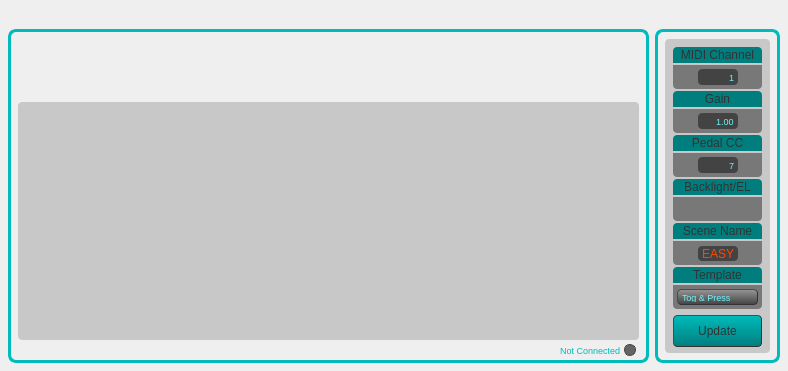
<?xml version="1.0" encoding="UTF-8"?>
<ui version="4.0">
 <class>MainWindow</class>
 <widget class="QMainWindow" name="MainWindow">
  <property name="geometry">
   <rect>
    <x>0</x>
    <y>0</y>
    <width>788</width>
    <height>371</height>
   </rect>
  </property>
  <property name="windowTitle">
   <string>MainWindow</string>
  </property>
  <widget class="QWidget" name="centralWidget">
   <property name="styleSheet">
    <string notr="true">QWidget
{
	background-color: qlineargradient(spread: pan, 
															x1:0, y1:0, x2:1, y2:1, 
															stop:0 rgba(50,50, 50, 255), 
															stop:0.5 rgba(30, 30,30, 255),
															stop:1 rgba(50,50,50, 255)
															);
}

/* ---------- QLabels ------------*/
QLabel
{
	background:		rgba(0,0,0,0);
	color: 				rgba(67, 67, 67, 255);
	font: 				7pt &quot;Arial&quot;;
	border:				none;
}

QLabel:hover
{
	border:				none;
}  

/* ---------- QSpinBox ------------*/
QSpinBox
{
	font-family:&quot;Arial&quot;;
	border-radius:4.0;
	border-color:black;
	background-color: rgba(67, 67, 67, 255);
	font-size: 9px;
	color: rgb(108, 243, 255);;
	padding:0, 0, 0, 0;
	border: none;
}

QSpinBox:hover
{
	border:				none;
}  

/* ---------- QDoubleSpinBox ------------*/
QDoubleSpinBox
{
	font-family:&quot;Arial&quot;;
	border-radius:4.0;
	border-color:black;
	background-color: rgba(67, 67, 67, 255);
	font-size:9px;
	color: rgb(108, 243, 255);;
	padding:0, 0, 0, 0;
	border: none;
}

QDoubleSpinBox:hover
{
	border:				none;
}  

/* ---------- QLineEdit ------------*/
QLineEdit
{
	font: 9pt &quot;Courier&quot;;
	border-radius:4.0;
	border-color:black;
	background-color: rgba(67, 67, 67, 255);;
	/*color: rgb(108, 243, 255);*/
	color: rgb(255, 70, 0);
	padding-left: 2px;
	border: none;
}

QLineEdit:hover
{
	border:				none;
}  

/* ---------- QCheckBox ------------*/
QCheckBox
{
	font-family:&quot;Arial&quot;;
	border-radius:4.0;
	border-color:black;
	background-color: rgba(67, 67, 67, 0);
	font-size: 11px;
	color: white;
	padding:0, 3, 0, 0;
	border: none;
}

QCheckBox:hover
{
	border:				none;
} 
</string>
   </property>
   <widget class="QFrame" name="settingsFrame">
    <property name="geometry">
     <rect>
      <x>655</x>
      <y>29</y>
      <width>125</width>
      <height>334</height>
     </rect>
    </property>
    <property name="styleSheet">
     <string notr="true">QFrame {
		background-color: qlineargradient(spread: pan, 
															x1:0, y1:0, x2:1, y2:1, 
															stop:0 rgba(100,100, 100, 255), 
															stop:0.5 rgba(70, 70,70, 255),
															stop:1 rgba(100,100,100, 255)
															);
	border-bottom-left-radius:8.0;
	border-bottom-right-radius:8.0;
	border-top-left-radius:8.0;
	border-top-right-radius:8.0;
	border: 3px solid rgb(0, 187, 187);
}</string>
    </property>
    <property name="frameShape">
     <enum>QFrame::StyledPanel</enum>
    </property>
    <property name="frameShadow">
     <enum>QFrame::Raised</enum>
    </property>
    <widget class="QFrame" name="settingsSubFrame">
     <property name="geometry">
      <rect>
       <x>10</x>
       <y>10</y>
       <width>105</width>
       <height>314</height>
      </rect>
     </property>
     <property name="styleSheet">
      <string notr="true">QFrame {
	background:rgba(200, 200, 200, 255);
	border-bottom-left-radius:4.0;
	border-bottom-right-radius:4.0;
	border-top-left-radius:4.0;
	border-top-right-radius:4.0;
	border:none;


}
</string>
     </property>
     <property name="frameShape">
      <enum>QFrame::StyledPanel</enum>
     </property>
     <property name="frameShadow">
      <enum>QFrame::Raised</enum>
     </property>
     <widget class="QLabel" name="backlightLabel">
      <property name="geometry">
       <rect>
        <x>8</x>
        <y>140</y>
        <width>89</width>
        <height>16</height>
       </rect>
      </property>
      <property name="styleSheet">
       <string notr="true">QFrame {
	background:rgb(0, 126, 126);
border-top-left-radius:4.0;
border-top-right-radius:4.0;
border-bottom-left-radius:0;
border-bottom-right-radius:0;
border: none;
color: rgba(50,50,50);
}</string>
      </property>
      <property name="text">
       <string>Backlight/EL</string>
      </property>
      <property name="alignment">
       <set>Qt::AlignCenter</set>
      </property>
     </widget>
     <widget class="QFrame" name="backlightFrame">
      <property name="geometry">
       <rect>
        <x>8</x>
        <y>158</y>
        <width>89</width>
        <height>24</height>
       </rect>
      </property>
      <property name="styleSheet">
       <string notr="true">QFrame {
	background: rgba(120, 120, 120, 255);
	border-bottom-left-radius:4.0;
	border-bottom-right-radius:4.0;
	border-top-left-radius:0;
	border-top-right-radius:0;
	border: none;
}</string>
      </property>
      <property name="frameShape">
       <enum>QFrame::StyledPanel</enum>
      </property>
      <property name="frameShadow">
       <enum>QFrame::Raised</enum>
      </property>
      <widget class="QCheckBox" name="backlight">
       <property name="geometry">
        <rect>
         <x>38</x>
         <y>4</y>
         <width>21</width>
         <height>20</height>
        </rect>
       </property>
       <property name="text">
        <string/>
       </property>
      </widget>
     </widget>
     <widget class="QFrame" name="templateFrame">
      <property name="geometry">
       <rect>
        <x>8</x>
        <y>246</y>
        <width>89</width>
        <height>24</height>
       </rect>
      </property>
      <property name="styleSheet">
       <string notr="true">QFrame {
	background: rgba(120, 120, 120, 255);
	border-bottom-left-radius:4.0;
	border-bottom-right-radius:4.0;
	border-top-left-radius:0;
	border-top-right-radius:0;
	border: none;
}</string>
      </property>
      <property name="frameShape">
       <enum>QFrame::StyledPanel</enum>
      </property>
      <property name="frameShadow">
       <enum>QFrame::Raised</enum>
      </property>
      <widget class="QComboBox" name="template_2">
       <property name="geometry">
        <rect>
         <x>4</x>
         <y>4</y>
         <width>81</width>
         <height>16</height>
        </rect>
       </property>
       <property name="styleSheet">
        <string notr="true">QComboBox
{

	font-family: &quot;Arial&quot;;
	font-size: 9px;
	background: qlineargradient(spread:repeat, x1:1, y1:0, x2:1, y2:1, stop:0 rgba(150, 150, 150, 255), stop:1 rgba(67, 67, 67, 255));
	padding: 2px 4px;
	border-style: outset;
	border-radius: 4px;
	border-width: 1px;
	border-color: rgb(50,50,50);
		color: rgb(108, 243, 255);;
}

QComboBox::down-arrow {
	image: url(noimage);
	
	background-color: rgb(121, 121,0 ,0);
}

QComboBox::drop-down {
	border-radius:0;
    border-left-color: darkgray;
    border-left-style: solid; 
	margin: 0px;
	padding: 0px;
	background-color: rgb(121, 121,0 ,0);
	color: rgb(108, 243, 255);;
}</string>
       </property>
       <item>
        <property name="text">
         <string>Tog &amp; Press</string>
        </property>
       </item>
       <item>
        <property name="text">
         <string>Faders</string>
        </property>
       </item>
      </widget>
     </widget>
     <widget class="QLabel" name="templateLabel">
      <property name="geometry">
       <rect>
        <x>8</x>
        <y>228</y>
        <width>89</width>
        <height>16</height>
       </rect>
      </property>
      <property name="styleSheet">
       <string notr="true">QFrame {
	background:rgb(0, 126, 126);
border-top-left-radius:4.0;
border-top-right-radius:4.0;
border-bottom-left-radius:0;
border-bottom-right-radius:0;
border: none;
color: rgba(50,50,50);
}</string>
      </property>
      <property name="text">
       <string>Template</string>
      </property>
      <property name="alignment">
       <set>Qt::AlignCenter</set>
      </property>
     </widget>
     <widget class="QFrame" name="gainFrame">
      <property name="geometry">
       <rect>
        <x>8</x>
        <y>70</y>
        <width>89</width>
        <height>24</height>
       </rect>
      </property>
      <property name="styleSheet">
       <string notr="true">QFrame {
	background: rgba(120, 120, 120, 255);
	border-bottom-left-radius:4.0;
	border-bottom-right-radius:4.0;
	border-top-left-radius:0;
	border-top-right-radius:0;
	border: none;
}</string>
      </property>
      <property name="frameShape">
       <enum>QFrame::StyledPanel</enum>
      </property>
      <property name="frameShadow">
       <enum>QFrame::Raised</enum>
      </property>
      <widget class="QDoubleSpinBox" name="gain">
       <property name="geometry">
        <rect>
         <x>25</x>
         <y>4</y>
         <width>40</width>
         <height>16</height>
        </rect>
       </property>
       <property name="alignment">
        <set>Qt::AlignRight|Qt::AlignTrailing|Qt::AlignVCenter</set>
       </property>
       <property name="buttonSymbols">
        <enum>QAbstractSpinBox::NoButtons</enum>
       </property>
       <property name="minimum">
        <double>0.500000000000000</double>
       </property>
       <property name="maximum">
        <double>2.550000000000000</double>
       </property>
       <property name="value">
        <double>1.000000000000000</double>
       </property>
      </widget>
     </widget>
     <widget class="QLabel" name="gainLabel">
      <property name="geometry">
       <rect>
        <x>8</x>
        <y>52</y>
        <width>89</width>
        <height>16</height>
       </rect>
      </property>
      <property name="styleSheet">
       <string notr="true">QFrame {
	background:rgb(0, 126, 126);
border-top-left-radius:4.0;
border-top-right-radius:4.0;
border-bottom-left-radius:0;
border-bottom-right-radius:0;
border: none;
color: rgba(50,50,50);
}</string>
      </property>
      <property name="text">
       <string>Gain</string>
      </property>
      <property name="alignment">
       <set>Qt::AlignCenter</set>
      </property>
     </widget>
     <widget class="QPushButton" name="update">
      <property name="geometry">
       <rect>
        <x>8</x>
        <y>276</y>
        <width>89</width>
        <height>32</height>
       </rect>
      </property>
      <property name="styleSheet">
       <string notr="true">QPushButton {
	font-family: &quot;Arial&quot;;
	font-size: 12px;
	background-color: qlineargradient(spread:repeat, x1:1, y1:0, x2:1, y2:1, stop:1 rgb(0, 126, 126), stop:0 rgb(0, 187, 187));
	border-style: outset;
	border-radius: 4.0;
	border-width: 1px;
	border-color: rgb(50, 50, 50);
	color: rgba(50,50,50);
}

QPushButton:pressed {
	background-color: qlineargradient(spread:repeat, x1:1, y1:0, x2:1, y2:1, stop:0 rgb(0, 126, 126), stop:1 rgb(0, 187, 187));
}</string>
      </property>
      <property name="text">
       <string>Update</string>
      </property>
     </widget>
     <widget class="QFrame" name="midiChannelFrame">
      <property name="geometry">
       <rect>
        <x>8</x>
        <y>26</y>
        <width>89</width>
        <height>24</height>
       </rect>
      </property>
      <property name="styleSheet">
       <string notr="true">QFrame {
	background: rgba(120, 120, 120, 255);
	border-bottom-left-radius:4.0;
	border-bottom-right-radius:4.0;
	border-top-left-radius:0;
	border-top-right-radius:0;
	border: none;
}</string>
      </property>
      <property name="frameShape">
       <enum>QFrame::StyledPanel</enum>
      </property>
      <property name="frameShadow">
       <enum>QFrame::Raised</enum>
      </property>
      <widget class="QSpinBox" name="midiChannel">
       <property name="geometry">
        <rect>
         <x>25</x>
         <y>4</y>
         <width>40</width>
         <height>16</height>
        </rect>
       </property>
       <property name="contextMenuPolicy">
        <enum>Qt::NoContextMenu</enum>
       </property>
       <property name="alignment">
        <set>Qt::AlignRight|Qt::AlignTrailing|Qt::AlignVCenter</set>
       </property>
       <property name="buttonSymbols">
        <enum>QAbstractSpinBox::NoButtons</enum>
       </property>
       <property name="minimum">
        <number>1</number>
       </property>
       <property name="maximum">
        <number>16</number>
       </property>
      </widget>
     </widget>
     <widget class="QLabel" name="gainLabel_2">
      <property name="geometry">
       <rect>
        <x>8</x>
        <y>8</y>
        <width>89</width>
        <height>16</height>
       </rect>
      </property>
      <property name="styleSheet">
       <string notr="true">QFrame {
	background:rgb(0, 126, 126);
border-top-left-radius:4.0;
border-top-right-radius:4.0;
border-bottom-left-radius:0;
border-bottom-right-radius:0;
border: none;
color: rgba(50,50,50);
}</string>
      </property>
      <property name="text">
       <string>MIDI Channel</string>
      </property>
      <property name="alignment">
       <set>Qt::AlignCenter</set>
      </property>
     </widget>
     <widget class="QFrame" name="pedalCCFrame">
      <property name="geometry">
       <rect>
        <x>8</x>
        <y>114</y>
        <width>89</width>
        <height>24</height>
       </rect>
      </property>
      <property name="styleSheet">
       <string notr="true">QFrame {
	background: rgba(120, 120, 120, 255);
	border-bottom-left-radius:4.0;
	border-bottom-right-radius:4.0;
	border-top-left-radius:0;
	border-top-right-radius:0;
	border: none;
}</string>
      </property>
      <property name="frameShape">
       <enum>QFrame::StyledPanel</enum>
      </property>
      <property name="frameShadow">
       <enum>QFrame::Raised</enum>
      </property>
      <widget class="QSpinBox" name="pedalCC">
       <property name="geometry">
        <rect>
         <x>25</x>
         <y>4</y>
         <width>40</width>
         <height>16</height>
        </rect>
       </property>
       <property name="alignment">
        <set>Qt::AlignRight|Qt::AlignTrailing|Qt::AlignVCenter</set>
       </property>
       <property name="buttonSymbols">
        <enum>QAbstractSpinBox::NoButtons</enum>
       </property>
       <property name="maximum">
        <number>127</number>
       </property>
       <property name="value">
        <number>7</number>
       </property>
      </widget>
     </widget>
     <widget class="QLabel" name="gainLabel_3">
      <property name="geometry">
       <rect>
        <x>8</x>
        <y>96</y>
        <width>89</width>
        <height>16</height>
       </rect>
      </property>
      <property name="styleSheet">
       <string notr="true">QFrame {
	background:rgb(0, 126, 126);
border-top-left-radius:4.0;
border-top-right-radius:4.0;
border-bottom-left-radius:0;
border-bottom-right-radius:0;
border: none;
color: rgba(50,50,50);
}</string>
      </property>
      <property name="text">
       <string>Pedal CC</string>
      </property>
      <property name="alignment">
       <set>Qt::AlignCenter</set>
      </property>
     </widget>
     <widget class="QFrame" name="sceneNameFrame">
      <property name="geometry">
       <rect>
        <x>8</x>
        <y>202</y>
        <width>89</width>
        <height>24</height>
       </rect>
      </property>
      <property name="styleSheet">
       <string notr="true">QFrame {
	background: rgba(120, 120, 120, 255);
	border-bottom-left-radius:4.0;
	border-bottom-right-radius:4.0;
	border-top-left-radius:0;
	border-top-right-radius:0;
	border: none;
}</string>
      </property>
      <property name="frameShape">
       <enum>QFrame::StyledPanel</enum>
      </property>
      <property name="frameShadow">
       <enum>QFrame::Raised</enum>
      </property>
      <widget class="QLineEdit" name="sceneName">
       <property name="geometry">
        <rect>
         <x>25</x>
         <y>5</y>
         <width>40</width>
         <height>15</height>
        </rect>
       </property>
       <property name="styleSheet">
        <string notr="true">font: 10pt &quot;Consolas&quot;;</string>
       </property>
       <property name="text">
        <string>EASY</string>
       </property>
       <property name="maxLength">
        <number>4</number>
       </property>
       <property name="frame">
        <bool>true</bool>
       </property>
       <property name="alignment">
        <set>Qt::AlignLeading|Qt::AlignLeft|Qt::AlignVCenter</set>
       </property>
      </widget>
     </widget>
     <widget class="QLabel" name="backlightLabel_2">
      <property name="geometry">
       <rect>
        <x>8</x>
        <y>184</y>
        <width>89</width>
        <height>16</height>
       </rect>
      </property>
      <property name="styleSheet">
       <string notr="true">QFrame {
	background:rgb(0, 126, 126);
border-top-left-radius:4.0;
border-top-right-radius:4.0;
border-bottom-left-radius:0;
border-bottom-right-radius:0;
border: none;
color: rgba(50,50,50);
}</string>
      </property>
      <property name="text">
       <string>Scene Name</string>
      </property>
      <property name="alignment">
       <set>Qt::AlignCenter</set>
      </property>
     </widget>
    </widget>
   </widget>
   <widget class="QFrame" name="sceneFrame">
    <property name="geometry">
     <rect>
      <x>8</x>
      <y>29</y>
      <width>641</width>
      <height>334</height>
     </rect>
    </property>
    <property name="styleSheet">
     <string notr="true">QFrame {
		background-color: qlineargradient(spread: pan, 
															x1:0, y1:0, x2:1, y2:1, 
															stop:0 rgba(100,100, 100, 255), 
															stop:0.5 rgba(70, 70,70, 255),
															stop:1 rgba(100,100,100, 255)
															);
	border-bottom-left-radius:8.0;
	border-bottom-right-radius:8.0;
	border-top-left-radius:8.0;
	border-top-right-radius:8.0;
	border: 3px solid rgb(0, 187, 187);
}</string>
    </property>
    <property name="frameShape">
     <enum>QFrame::StyledPanel</enum>
    </property>
    <property name="frameShadow">
     <enum>QFrame::Raised</enum>
    </property>
    <widget class="QFrame" name="keyFrame">
     <property name="geometry">
      <rect>
       <x>10</x>
       <y>73</y>
       <width>621</width>
       <height>238</height>
      </rect>
     </property>
     <property name="styleSheet">
      <string notr="true">QFrame {
	background:rgba(200, 200, 200, 255);
	border-bottom-left-radius:4.0;
	border-bottom-right-radius:4.0;
	border-top-left-radius:4.0;
	border-top-right-radius:4.0;
	border:none;


}
</string>
     </property>
     <property name="frameShape">
      <enum>QFrame::StyledPanel</enum>
     </property>
     <property name="frameShadow">
      <enum>QFrame::Raised</enum>
     </property>
    </widget>
    <widget class="QLabel" name="kmiLabel">
     <property name="geometry">
      <rect>
       <x>458</x>
       <y>9</y>
       <width>171</width>
       <height>51</height>
      </rect>
     </property>
     <property name="styleSheet">
      <string notr="true">border: none; background: rgba(0,0,0,0);</string>
     </property>
     <property name="text">
      <string/>
     </property>
     <property name="pixmap">
      <pixmap resource="../Resources.qrc">:/images/KMi_Logo300_transparent.png</pixmap>
     </property>
     <property name="scaledContents">
      <bool>true</bool>
     </property>
    </widget>
    <widget class="QLabel" name="kmiLabel_2">
     <property name="geometry">
      <rect>
       <x>8</x>
       <y>14</y>
       <width>178</width>
       <height>56</height>
      </rect>
     </property>
     <property name="styleSheet">
      <string notr="true">border: none; background: rgba(0,0,0,0);</string>
     </property>
     <property name="text">
      <string/>
     </property>
     <property name="pixmap">
      <pixmap resource="../Resources.qrc">:/images/softSteplogo.png</pixmap>
     </property>
     <property name="scaledContents">
      <bool>false</bool>
     </property>
    </widget>
    <widget class="QLabel" name="connectedLabel">
     <property name="geometry">
      <rect>
       <x>531</x>
       <y>313</y>
       <width>81</width>
       <height>16</height>
      </rect>
     </property>
     <property name="styleSheet">
      <string notr="true">color: rgb(0,187,187);
background: rgba(0,0,0,0);
font: 7pt;
border: none;</string>
     </property>
     <property name="text">
      <string>Not Connected</string>
     </property>
     <property name="alignment">
      <set>Qt::AlignRight|Qt::AlignTrailing|Qt::AlignVCenter</set>
     </property>
    </widget>
    <widget class="QFrame" name="connectedFrame">
     <property name="geometry">
      <rect>
       <x>616</x>
       <y>315</y>
       <width>12</width>
       <height>12</height>
      </rect>
     </property>
     <property name="styleSheet">
      <string notr="true">border: 1px solid rgb(67,67,67);
background: rgb(100,100,100);
border-radius:6;
</string>
     </property>
     <property name="frameShape">
      <enum>QFrame::StyledPanel</enum>
     </property>
     <property name="frameShadow">
      <enum>QFrame::Raised</enum>
     </property>
    </widget>
   </widget>
  </widget>
 </widget>
 <layoutdefault spacing="6" margin="11"/>
 <tabstops>
  <tabstop>midiChannel</tabstop>
  <tabstop>gain</tabstop>
  <tabstop>pedalCC</tabstop>
  <tabstop>backlight</tabstop>
  <tabstop>sceneName</tabstop>
  <tabstop>template_2</tabstop>
  <tabstop>update</tabstop>
 </tabstops>
 <resources>
  <include location="../Resources.qrc"/>
 </resources>
 <connections/>
</ui>
